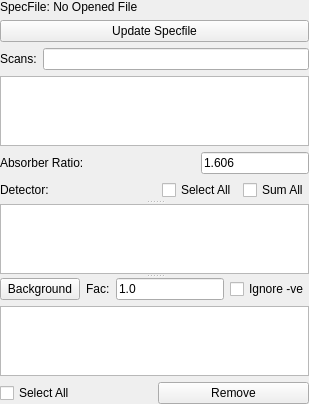
      <widget class="QSplitter" name="splitter">
       <property name="orientation">
        <enum>Qt::Vertical</enum>
       </property>
       <widget class="QWidget" name="layoutWidget">
        <layout class="QVBoxLayout" name="verticalLayout_2">
         <item>
          <layout class="QVBoxLayout" name="verticalLayout_14">
           <item>
            <widget class="QLabel" name="specFileLabel">
             <property name="text">
              <string>SpecFile: No Opened File</string>
             </property>
            </widget>
           </item>
           <item>
            <widget class="QPushButton" name="speUpSpeFilePushButton">
             <property name="enabled">
              <bool>true</bool>
             </property>
             <property name="text">
              <string>Update Specfile</string>
             </property>
            </widget>
           </item>
           <item>
            <layout class="QHBoxLayout" name="horizontalLayout_3">
             <item>
              <widget class="QLabel" name="scansLabel">
               <property name="sizePolicy">
                <sizepolicy hsizetype="Preferred" vsizetype="Minimum">
                 <horstretch>0</horstretch>
                 <verstretch>0</verstretch>
                </sizepolicy>
               </property>
               <property name="text">
                <string>Scans:</string>
               </property>
              </widget>
             </item>
             <item>
              <widget class="QLineEdit" name="scansLineEdit"/>
             </item>
            </layout>
           </item>
           <item>
            <widget class="QListWidget" name="scanListWidget">
             <property name="sizePolicy">
              <sizepolicy hsizetype="Preferred" vsizetype="Expanding">
               <horstretch>0</horstretch>
               <verstretch>0</verstretch>
              </sizepolicy>
             </property>
             <property name="toolTip">
              <string>Spec Scans</string>
             </property>
             <property name="selectionMode">
              <enum>QAbstractItemView::ExtendedSelection</enum>
             </property>
             <property name="movement">
              <enum>QListView::Static</enum>
             </property>
             <property name="selectionRectVisible">
              <bool>false</bool>
             </property>
            </widget>
           </item>
          </layout>
         </item>
         <item>
          <layout class="QHBoxLayout" name="horizontalLayout_26">
           <item>
            <widget class="QLabel" name="label_9">
             <property name="sizePolicy">
              <sizepolicy hsizetype="Fixed" vsizetype="Fixed">
               <horstretch>0</horstretch>
               <verstretch>0</verstretch>
              </sizepolicy>
             </property>
             <property name="text">
              <string>Absorber Ratio:</string>
             </property>
            </widget>
           </item>
           <item>
            <spacer name="horizontalSpacer_32">
             <property name="orientation">
              <enum>Qt::Horizontal</enum>
             </property>
             <property name="sizeHint" stdset="0">
              <size>
               <width>40</width>
               <height>20</height>
              </size>
             </property>
            </spacer>
           </item>
           <item>
            <widget class="QLineEdit" name="AbsFacLineEdit">
             <property name="sizePolicy">
              <sizepolicy hsizetype="Fixed" vsizetype="Fixed">
               <horstretch>0</horstretch>
               <verstretch>0</verstretch>
              </sizepolicy>
             </property>
             <property name="text">
              <string>1.606</string>
             </property>
            </widget>
           </item>
          </layout>
         </item>
         <item>
          <layout class="QHBoxLayout" name="horizontalLayout_2">
           <item>
            <widget class="QLabel" name="imagesLabel">
             <property name="text">
              <string>Detector:</string>
             </property>
            </widget>
           </item>
           <item>
            <spacer name="horizontalSpacer">
             <property name="orientation">
              <enum>Qt::Horizontal</enum>
             </property>
             <property name="sizeHint" stdset="0">
              <size>
               <width>40</width>
               <height>20</height>
              </size>
             </property>
            </spacer>
           </item>
           <item>
            <widget class="QCheckBox" name="imageSelectAllCheckBox">
             <property name="text">
              <string>Select All</string>
             </property>
            </widget>
           </item>
           <item>
            <widget class="QCheckBox" name="gixSumCheckBox">
             <property name="sizePolicy">
              <sizepolicy hsizetype="Fixed" vsizetype="Fixed">
               <horstretch>0</horstretch>
               <verstretch>0</verstretch>
              </sizepolicy>
             </property>
             <property name="text">
              <string>Sum All</string>
             </property>
            </widget>
           </item>
          </layout>
         </item>
        </layout>
       </widget>
       <widget class="QListWidget" name="imageListWidget">
        <property name="sizePolicy">
         <sizepolicy hsizetype="Preferred" vsizetype="Expanding">
          <horstretch>0</horstretch>
          <verstretch>0</verstretch>
         </sizepolicy>
        </property>
        <property name="selectionMode">
         <enum>QAbstractItemView::ExtendedSelection</enum>
        </property>
       </widget>
       <widget class="QWidget" name="layoutWidget">
        <layout class="QVBoxLayout" name="verticalLayout">
         <item>
          <layout class="QHBoxLayout" name="horizontalLayout_25">
           <item>
            <widget class="QPushButton" name="backgroundPushButton">
             <property name="text">
              <string>Background</string>
             </property>
             <property name="icon">
              <iconset>
               <normaloff>../../.designer/backup/arrow.png</normaloff>../../.designer/backup/arrow.png</iconset>
             </property>
            </widget>
           </item>
           <item>
            <widget class="QLabel" name="label_15">
             <property name="text">
              <string>Fac:</string>
             </property>
            </widget>
           </item>
           <item>
            <widget class="QLineEdit" name="bgFacLineEdit">
             <property name="text">
              <string>1.0</string>
             </property>
            </widget>
           </item>
           <item>
            <widget class="QCheckBox" name="bgIgnoreNegCheckBox">
             <property name="text">
              <string>Ignore -ve</string>
             </property>
            </widget>
           </item>
          </layout>
         </item>
         <item>
          <widget class="QListWidget" name="backgroundListWidget">
           <property name="selectionMode">
            <enum>QAbstractItemView::MultiSelection</enum>
           </property>
          </widget>
         </item>
         <item>
          <layout class="QHBoxLayout" name="horizontalLayout_24">
           <item>
            <widget class="QCheckBox" name="bgSelectAllCheckBox">
             <property name="text">
              <string>Select All</string>
             </property>
            </widget>
           </item>
           <item>
            <widget class="QPushButton" name="removePushButton">
             <property name="text">
              <string>Remove</string>
             </property>
            </widget>
           </item>
          </layout>
         </item>
        </layout>
       </widget>
      </widget>
